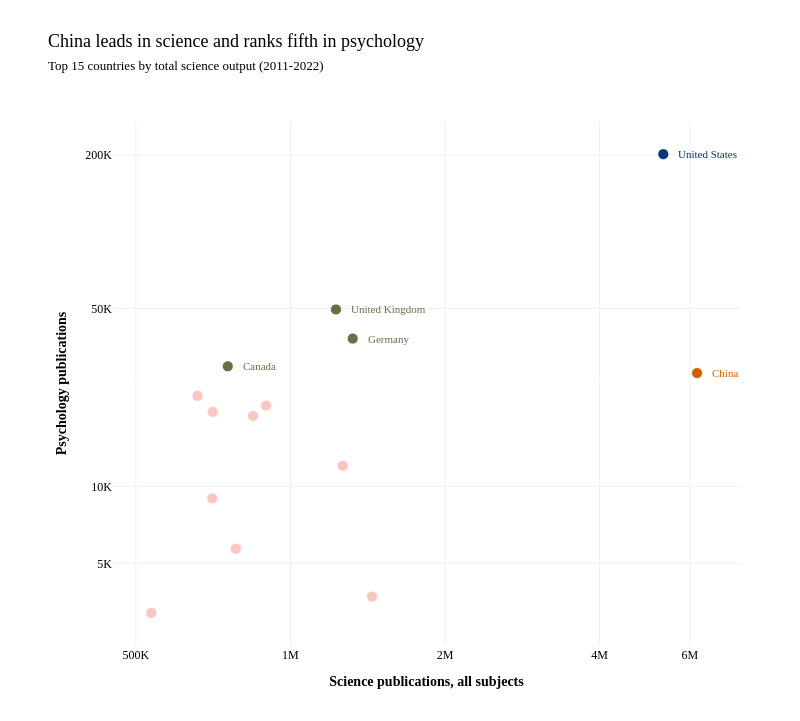

Notebook source saved alongside this figure:
### Markdown cell above
### Volume against share

### Code cell
top = (country_summary_11_22
       .dropna(subset=['SE_articles_total', 'psych_share'])
       .nlargest(15, 'SE_articles_total')
       .copy())

HILITE = {'United States': LEAD, 
          'China': ALT}

over_china = ['Germany', 'United Kingdom', 'Canada']
for item in over_china:
    HILITE[item] = INK

scatter_fig = go.Figure()

scatter_fig.add_trace(go.Scatter(
    x=top['SE_articles_total'].tolist(),
    y=top['Publications'].tolist(),
    mode="markers", showlegend=False,
    marker=dict(size=11, line=dict(width=0.8, color="white"),
                color=[HILITE.get(c, FAINT) for c in top['Country']]),
    customdata=top[['Country', 'psych_share']].values.tolist(),
    hovertemplate=("<b>%{customdata[0]}</b><br>"
                   "%{x:,.0f} science publications<br>"
                   "%{y:,.0f} psychology publications<br><extra></extra>")))

LABELLED = {'United States', 'China', 'Germany', 'United Kingdom', 'Canada'}

for _, r in top[top['Country'].isin(LABELLED)].iterrows():
    scatter_fig.add_annotation(
        x=np.log10(r['SE_articles_total']), y=np.log10(r['Publications']),
        text=r['Country'], showarrow=False, xanchor="left", xshift=13,
        font=dict(family=SANS, size=11, color=HILITE.get(r['Country'], INK)))

scatter_fig.update_xaxes(
    type="log", title="<b>Science publications, all subjects</b>",
    showgrid=True, gridcolor=GRID, zeroline=False,
    tickvals=[5e5, 1e6, 2e6, 4e6, 6e6],
    ticktext=[short_number(v) for v in [5e5, 1e6, 2e6, 4e6, 6e6]],
    tickfont=dict(family=SANS, size=12))

scatter_fig.update_yaxes(
    type="log", title="<b>Psychology publications</b>",
    showgrid=True, gridcolor=GRID, zeroline=False,
    tickvals=[2e3, 5e3, 1e4, 5e4, 2e5],
    ticktext=[short_number(v) for v in [2e3, 5e3, 1e4, 5e4, 2e5]],
    tickfont=dict(family=SANS, size=12))

scatter_fig.update_layout(
    autosize=True, paper_bgcolor=BG, plot_bgcolor=BG,
    font=dict(family=SANS, size=12, color="black"),
    # l as in trend_fig, but wider tick labels ("200K") need more room
    hoverlabel=HOVER, margin=dict(t=30, b=55, l=70, r=40))

titled(scatter_fig,
       "China leads in science and ranks fifth in psychology",
       "Top 15 countries by total science output (2011-2022)",
       png="science_vs_psych_scatter.png", height=721, margin=dict(t=121, b=75, l=113, r=60), title_top=47)

### Figure 1 — Plotly figure (JSON) as saved in the notebook; plotly's stock layout.template omitted (floating-point values rounded to 4 significant figures)
{"data": [{"customdata": [["China", 0.004506], ["United States", 0.03788], ["India", 0.002569], ["Germany", 0.02882], ["Japan", 0.00955], ["United Kingdom", 0.04042], ["Italy", 0.0232], ["France", 0.0224], ["Russia", 0.007267], ["South Korea", 0.007292], ["Canada", 0.03929], ["Spain", 0.02787], ["Brazil", 0.01277], ["Australia", 0.03446], ["Iran", 0.005968]], "hovertemplate": "<b>%{customdata[0]}</b><br>%{x:,.0f} science publications<br>%{y:,.0f} psychology publications<br><extra></extra>", "marker": {"color": ["#D55E00", "#02397a", "#fbc5c0", "#6c6b4a", "#fbc5c0", "#6c6b4a", "#fbc5c0", "#fbc5c0", "#fbc5c0", "#fbc5c0", "#6c6b4a", "#fbc5c0", "#fbc5c0", "#fbc5c0", "#fbc5c0"], "line": {"color": "white", "width": 0.8}, "size": 11}, "mode": "markers", "showlegend": false, "type": "scatter", "x": [6193000.0, 5324000.0, 1442000.0, 1322000.0, 1264000.0, 1226000.0, 896600.0, 845800.0, 786800.0, 782300.0, 755000.0, 705300.0, 704100.0, 659100.0, 535600.0], "y": [27900.0, 201700.0, 3705.0, 38100.0, 12070.0, 49570.0, 20800.0, 18950.0, 5718.0, 5704.0, 29660.0, 19650.0, 8995.0, 22710.0, 3196.0]}], "layout": {"annotations": [{"font": {"color": "#D55E00", "family": "Libre Franklin", "size": 11}, "showarrow": false, "text": "China", "x": 6.792, "xanchor": "left", "xshift": 13, "y": 4.446}, {"font": {"color": "#02397a", "family": "Libre Franklin", "size": 11}, "showarrow": false, "text": "United States", "x": 6.726, "xanchor": "left", "xshift": 13, "y": 5.305}, {"font": {"color": "#6c6b4a", "family": "Libre Franklin", "size": 11}, "showarrow": false, "text": "Germany", "x": 6.121, "xanchor": "left", "xshift": 13, "y": 4.581}, {"font": {"color": "#6c6b4a", "family": "Libre Franklin", "size": 11}, "showarrow": false, "text": "United Kingdom", "x": 6.089, "xanchor": "left", "xshift": 13, "y": 4.695}, {"font": {"color": "#6c6b4a", "family": "Libre Franklin", "size": 11}, "showarrow": false, "text": "Canada", "x": 5.878, "xanchor": "left", "xshift": 13, "y": 4.472}], "autosize": false, "font": {"color": "black", "family": "Libre Franklin", "size": 12}, "height": 721, "hoverlabel": {"bgcolor": "white", "bordercolor": "rgba(0, 0, 0, 0.1)", "font": {"color": "black", "family": "Libre Franklin", "size": 12}}, "margin": {"b": 75, "l": 113, "r": 60, "t": 121}, "paper_bgcolor": "white", "plot_bgcolor": "white", "title": {"font": {"color": "black", "family": "Libre Baskerville", "size": 18}, "text": "China leads in science and ranks fifth in psychology<br><span style='font-family:Libre Franklin;font-size:13px'>Top 15 countries by total science output (2011-2022)</span>", "x": 0.06, "xanchor": "left", "xref": "container", "y": 0.9348, "yanchor": "top"}, "width": 800, "xaxis": {"gridcolor": "#F0F0F0", "showgrid": true, "tickfont": {"family": "Libre Franklin", "size": 12}, "ticktext": ["500K", "1M", "2M", "4M", "6M"], "tickvals": [500000, 1000000, 2000000, 4000000, 6000000], "title": {"text": "<b>Science publications, all subjects</b>"}, "type": "log", "zeroline": false}, "yaxis": {"gridcolor": "#F0F0F0", "showgrid": true, "tickfont": {"family": "Libre Franklin", "size": 12}, "ticktext": ["2K", "5K", "10K", "50K", "200K"], "tickvals": [2000, 5000, 10000, 50000, 200000], "title": {"text": "<b>Psychology publications</b>"}, "type": "log", "zeroline": false}}}
